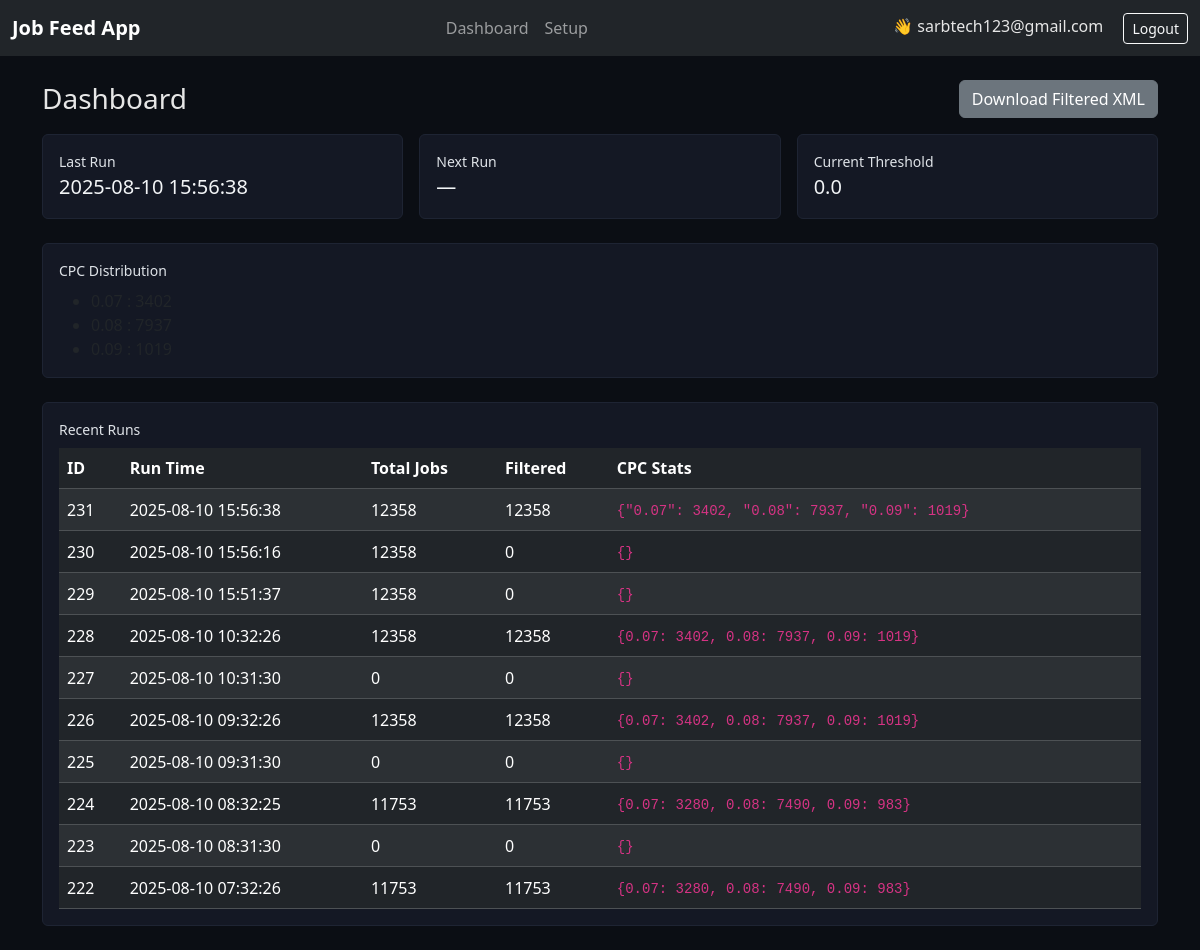
The app's page /dashboard (signed in) with its own data.
### tables this page shows
CREATE TABLE users (
                id INTEGER PRIMARY KEY AUTOINCREMENT,
                email TEXT UNIQUE NOT NULL,
                password_hash TEXT NOT NULL,
                created_at TEXT
            );

CREATE TABLE logs (
                        id INTEGER PRIMARY KEY AUTOINCREMENT,
                        run_time TEXT,
                        jobs_total INTEGER,
                        jobs_filtered INTEGER,
                        cpc_stats TEXT
                    );

### app.py (the view)
@app.route("/dashboard")
@login_required
def dashboard():
    with sqlite3.connect(DB_FILE) as conn:
        c = conn.cursor()
        c.execute(
            "SELECT run_time, jobs_total, jobs_filtered, cpc_stats FROM logs ORDER BY id DESC LIMIT 1"
        )
        last = c.fetchone()
        c.execute("SELECT * FROM logs ORDER BY id DESC LIMIT 10")
        logs = c.fetchall()
    stats = {}
    last_run = None
    total_filtered = None
    if last:
        last_run = last[0]
        total_filtered = last[2]  # match template 'total' as filtered count
        try:
            stats = json.loads(last[3]) if last[3] else {}
        except json.JSONDecodeError:
            stats = {}
    return render_template(
        "dashboard.html",
        total=total_filtered,
        filtered_link=url_for("download"),
        last_run=last_run,
        stats=stats,
        next_run=CONFIG.get("next_run"),
        logs=logs,
        current_threshold=CONFIG.get("cpc_threshold", 0),
        current_feed_url=CONFIG.get("feed_url"),
        current_interval=CONFIG.get("interval"),
        title="Dashboard",
    )

### app.py (called while the page is built)
@login_manager.user_loader
def load_user(user_id: str) -> Optional[User]:
    with sqlite3.connect(DB_FILE) as conn:
        c = conn.cursor()
        c.execute("SELECT id, email, password_hash FROM users WHERE id=?", (user_id,))
        row = c.fetchone()
        if row:
            return User(*row)
    return None

### templates/dashboard.html
{% extends "base.html" %}
{% block content %}
<div class="d-flex align-items-center justify-content-between mb-3">
  <h3 class="mb-0">Dashboard</h3>
  <a class="btn btn-secondary" href="{{ url_for('download') }}">Download Filtered XML</a>
</div>
<div class="row g-3 mb-4">
  <div class="col-md-4">
    <div class="card p-3">
      <div class="small text-muted">Last Run</div>
      <div class="fs-5">{{ last_run or "—" }}</div>
    </div>
  </div>
  <div class="col-md-4">
    <div class="card p-3">
      <div class="small text-muted">Next Run</div>
      <div class="fs-5">{{ next_run or "—" }}</div>
    </div>
  </div>
  <div class="col-md-4">
    <div class="card p-3">
      <div class="small text-muted">Current Threshold</div>
      <div class="fs-5">{{ current_threshold }}</div>
    </div>
  </div>
</div>
<div class="card p-3 mb-4">
  <div class="small text-muted mb-2">CPC Distribution</div>
  {% if stats and stats|length > 0 %}
    <ul class="mb-0">
      {% for k, v in stats.items() %}
      <li>{{ k }} : {{ v }}</li>
      {% endfor %}
    </ul>
  {% else %}
    <div>No stats yet.</div>
  {% endif %}
</div>
<div class="card p-3">
  <div class="small text-muted mb-2">Recent Runs</div>
  <div class="table-responsive">
    <table class="table table-dark table-striped align-middle mb-0">
      <thead>
        <tr>
          <th>ID</th>
          <th>Run Time</th>
          <th>Total Jobs</th>
          <th>Filtered</th>
          <th>CPC Stats</th>
        </tr>
      </thead>
      <tbody>
        {% for row in logs %}
          <tr>
            <td>{{ row[0] }}</td>
            <td>{{ row[1] }}</td>
            <td>{{ row[2] }}</td>
            <td>{{ row[3] }}</td>
            <td><code class="text-break">{{ row[4] }}</code></td>
          </tr>
        {% else %}
          <tr><td colspan="5">No runs yet.</td></tr>
        {% endfor %}
      </tbody>
    </table>
  </div>
</div>
{% endblock %}

### templates/base.html (shortened to what this page needs)
<!doctype html>
<html lang="en">
<head>
  <link href="https://cdn.jsdelivr.net/npm/bootstrap@5.3.3/dist/css/bootstrap.min.css" rel="stylesheet">
</head>
<body>
<nav class="navbar navbar-dark bg-dark">
  <div class="container-fluid">
    <a class="navbar-brand fw-bold" href="{{ url_for('dashboard') }}">Job Feed App</a>
    {% if current_user.is_authenticated %}
    <ul class="navbar-nav flex-row">
      <li class="nav-item me-3">
        <a class="nav-link" href="{{ url_for('dashboard') }}">Dashboard</a>
      </li>
      <li class="nav-item me-3">
        <a class="nav-link" href="{{ url_for('index') }}">Setup</a>
      </li>
    </ul>
    {% endif %}
    <div>
      {% if current_user.is_authenticated %}
        <span class="me-3">👋 {{ current_user.email }}</span>
        <a class="btn btn-outline-light btn-sm" href="{{ url_for('logout') }}">Logout</a>
      {% else %}
        <a class="btn btn-outline-light btn-sm" href="{{ url_for('login') }}">Login</a>
      {% endif %}
    </div>
  </div>
</nav>
<div class="container py-4">
  {% block content %}{% endblock %}
</div>
</body>
</html>

### templates/base.html (style rules this page uses)
body { background: #0b0e14; color: #e6e6e6; }
.card { background: #141824; border: 1px solid #1e2433; }
a { color: #61dafb; text-decoration: none; }
.card .text-muted, .text-muted { color: #c9ccd1 !important; }
.small.text-muted { color: #b0b3b8 !important; }
.card .fs-5, .card .fs-6, .card .fs-4 { color: #e6e6e6 !important; }
.card .text-muted, .text-muted, .card .form-text { color: #dfe3e8 !important; opacity: 1 !important; }
.card .stat-value, .card .fs-5, .card .fs-4, .card .fs-6 { color: #f2f4f6 !important; opacity: 1 !important; }
h3,.form-label { color: #e6e6e6 !important; }

### records on screen
users: email "sarbtech123@gmail.com"
logs: run_time "2025-08-10 15:56:38", id "231", jobs_total "12358", jobs_filtered "12358", cpc_stats "{\"0.07\": 3402, \"0.08\": 7937, \"0.09\": 1019}"
logs: id "230", run_time "2025-08-10 15:56:16", jobs_total "12358", jobs_filtered "0", cpc_stats "{}"
logs: id "229", run_time "2025-08-10 15:51:37", jobs_total "12358", jobs_filtered "0", cpc_stats "{}"
logs: id "228", run_time "2025-08-10 10:32:26", jobs_total "12358", jobs_filtered "12358", cpc_stats "{0.07: 3402, 0.08: 7937, 0.09: 1019}"
logs: id "227", run_time "2025-08-10 10:31:30", jobs_total "0", jobs_filtered "0", cpc_stats "{}"
logs: id "226", run_time "2025-08-10 09:32:26", jobs_total "12358", jobs_filtered "12358", cpc_stats "{0.07: 3402, 0.08: 7937, 0.09: 1019}"
logs: id "225", run_time "2025-08-10 09:31:30", jobs_total "0", jobs_filtered "0", cpc_stats "{}"
logs: id "224", run_time "2025-08-10 08:32:25", jobs_total "11753", jobs_filtered "11753", cpc_stats "{0.07: 3280, 0.08: 7490, 0.09: 983}"
logs: id "223", run_time "2025-08-10 08:31:30", jobs_total "0", jobs_filtered "0", cpc_stats "{}"
logs: id "222", run_time "2025-08-10 07:32:26", jobs_total "11753", jobs_filtered "11753", cpc_stats "{0.07: 3280, 0.08: 7490, 0.09: 983}"

### other values on screen
{{ next_run or "—" }} "—"
{{ current_threshold }} "0.0"
